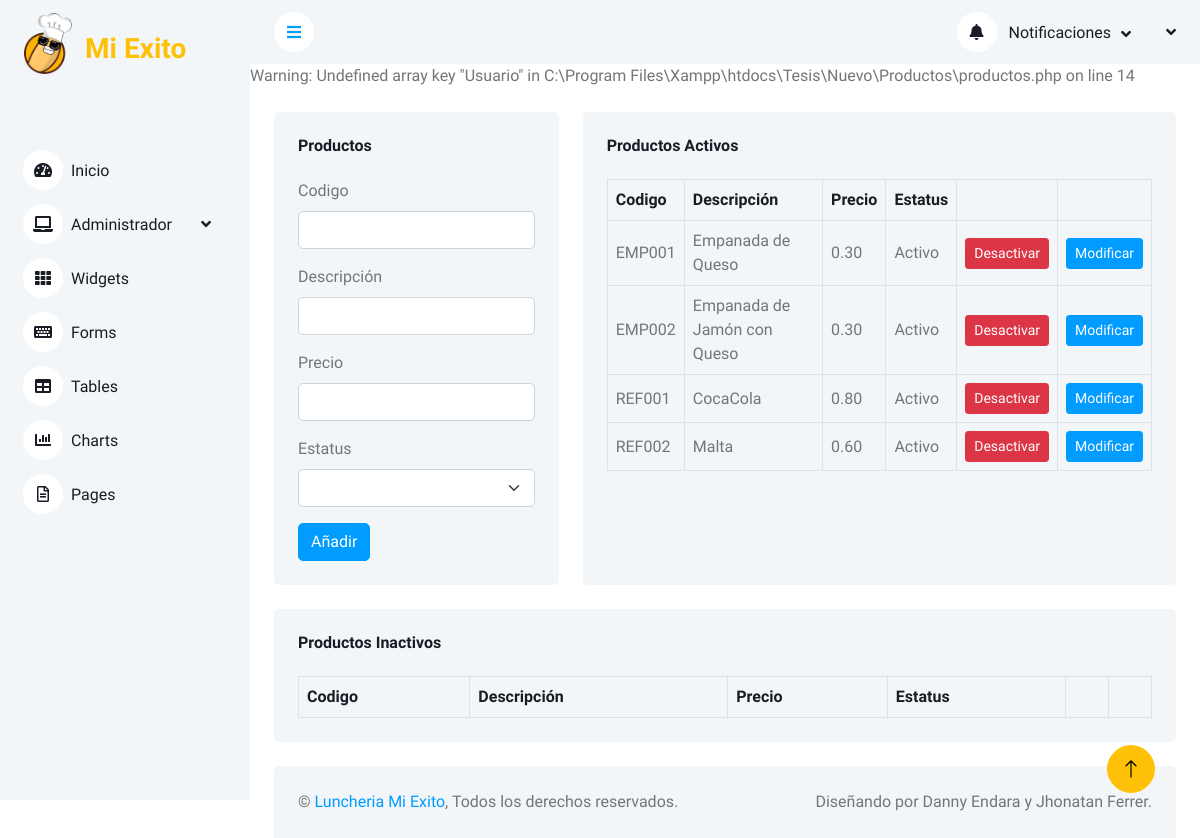
Page /Nuevo/Productos/productos.php on the earlier database version.
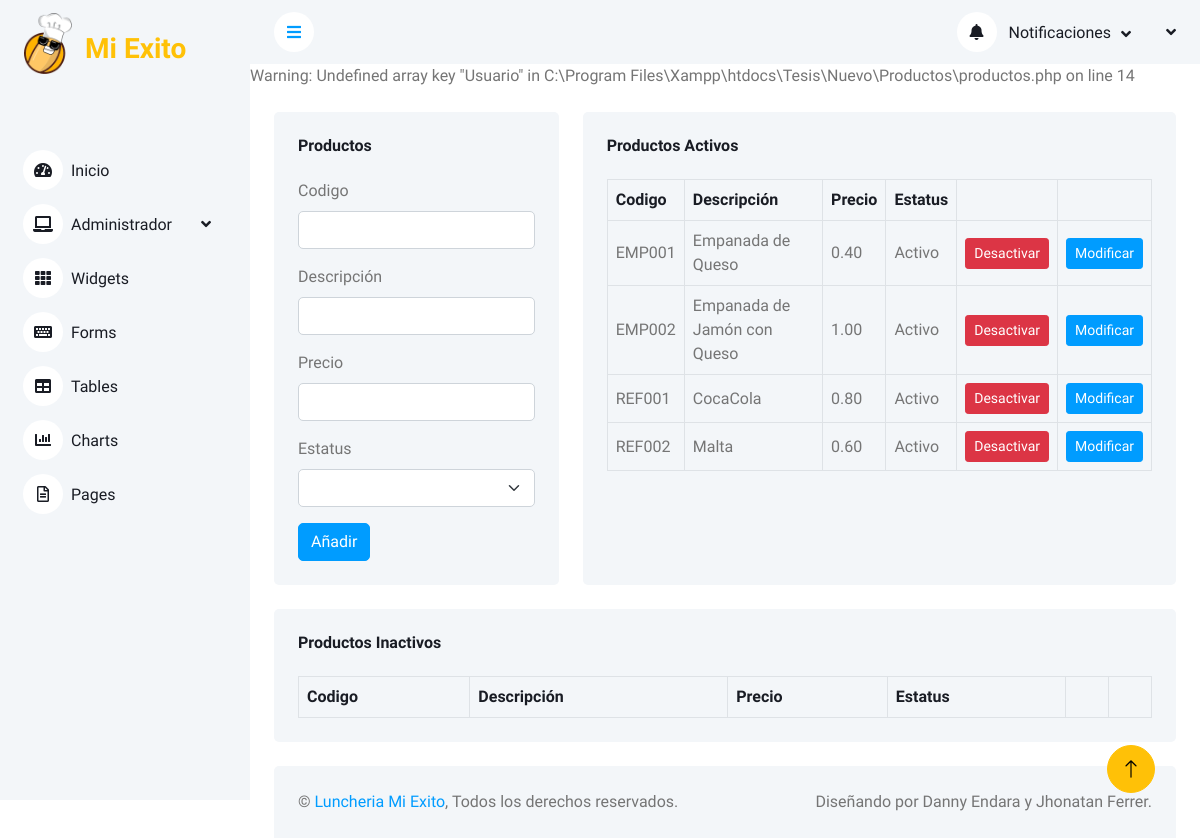
Same page on the later database version.
### tables this page shows
CREATE TABLE `producto` (
  `Codigo` varchar(6) NOT NULL,
  `Descripcion` varchar(252) NOT NULL,
  `Precio` decimal(12,2) NOT NULL,
  `Estatus` int(1) NOT NULL,
  PRIMARY KEY (`Codigo`)
);

### Nuevo/Productos/productos.php (the view, shortened to what the changed rows need)
<?php
$con = conectar();
$sql1 = "SELECT * FROM producto WHERE Estatus=1 ORDER BY Codigo";
$query1 = mysqli_query($con, $sql1);
?>
<!DOCTYPE html>
<html lang="en">
<head>
    <link href="https://cdnjs.cloudflare.com/ajax/libs/font-awesome/5.10.0/css/all.min.css" rel="stylesheet">
    <link href="https://cdn.jsdelivr.net/npm/bootstrap-icons@1.4.1/font/bootstrap-icons.css" rel="stylesheet">
    <link href="../lib/owlcarousel/assets/owl.carousel.min.css" rel="stylesheet">
    <link href="../lib/tempusdominus/css/tempusdominus-bootstrap-4.min.css" rel="stylesheet" />
    <link href="../css/bootstrap.min.css" rel="stylesheet">
    <link href="../css/style.css" rel="stylesheet">
    <link href="../css/estilos.css" rel="stylesheet">
</head>
<body>
    <div class="container-xxl position-relative bg-white d-flex p-0">
        <div class="content">
            <div class="container-fluid pt-4 px-4">
                <div class="row g-4">
                    <div class="col-sm-12 col-xl-8">
                        <div class="bg-light rounded h-100 p-4">
                            <div class="table-responsive">
                                <table class="table text-start align-middle table-bordered table-hover mb-0">
                                    <thead>
                                        <tr class="text-dark">
                                            <th scope="col">Codigo</th>
                                            <th scope="col">Descripción</th>
                                            <th scope="col">Precio</th>
                                            <th scope="col">Estatus</th>
                                            <th scope="col"></th>
                                            <th scope="col"></th>
                                        </tr>
                                    </thead>
                                    <tbody>
                                        <?php
                                        while ($row = mysqli_fetch_array($query1)) {
                                        ?>
                                            <tr>
                                                <td><?php echo $row['Codigo'] ?></td>
                                                <td><?php echo $row['Descripcion'] ?></td>
                                                <td><?php echo $row['Precio'] ?></td>
                                                <td><?php if ($row['Estatus'] == 1) {
                                                        echo 'Activo';
                                                    } else {
                                                        echo 'Inactivo';
                                                    } ?></td>
                                                <td><a class="btn btn-sm align-center btn-danger desbtn" href="desactivar.php?id=<?php echo openssl_encrypt($row['Codigo'], AES, KEY) ?>">Desactivar</a></td>
                                                <td><a class="btn btn-sm align-center btn-primary editbtn" data-bs-toggle="modal" data-bs-target="#modificar">Modificar</a></td>
                                            </tr>
                                        <?php
                                        }
                                        ?>
                                    </tbody>
                                </table>
                            </div>
                        </div>
                    </div>
                </div>
            </div>
            <div class="container-fluid pt-4 px-4">
                <div class="bg-light text-center rounded p-4">
                    <div class="table-responsive">
                        <table class="table text-start align-middle table-bordered table-hover mb-0">
                            <thead>
                                <tr class="text-dark">
                                    <th scope="col">Codigo</th>
                                    <th scope="col">Descripción</th>
                                    <th scope="col">Precio</th>
                                    <th scope="col">Estatus</th>
                                    <th scope="col"></th>
                                    <th scope="col"></th>
                                </tr>
                            </thead>
                        </table>
                    </div>
                </div>
            </div>
        </div>
    </div>
</body>
</html>

Differences in the rows shown:
changed producto "EMP001": Precio "0.30" → "0.40"
changed producto "EMP002": Precio "0.30" → "1.00"
